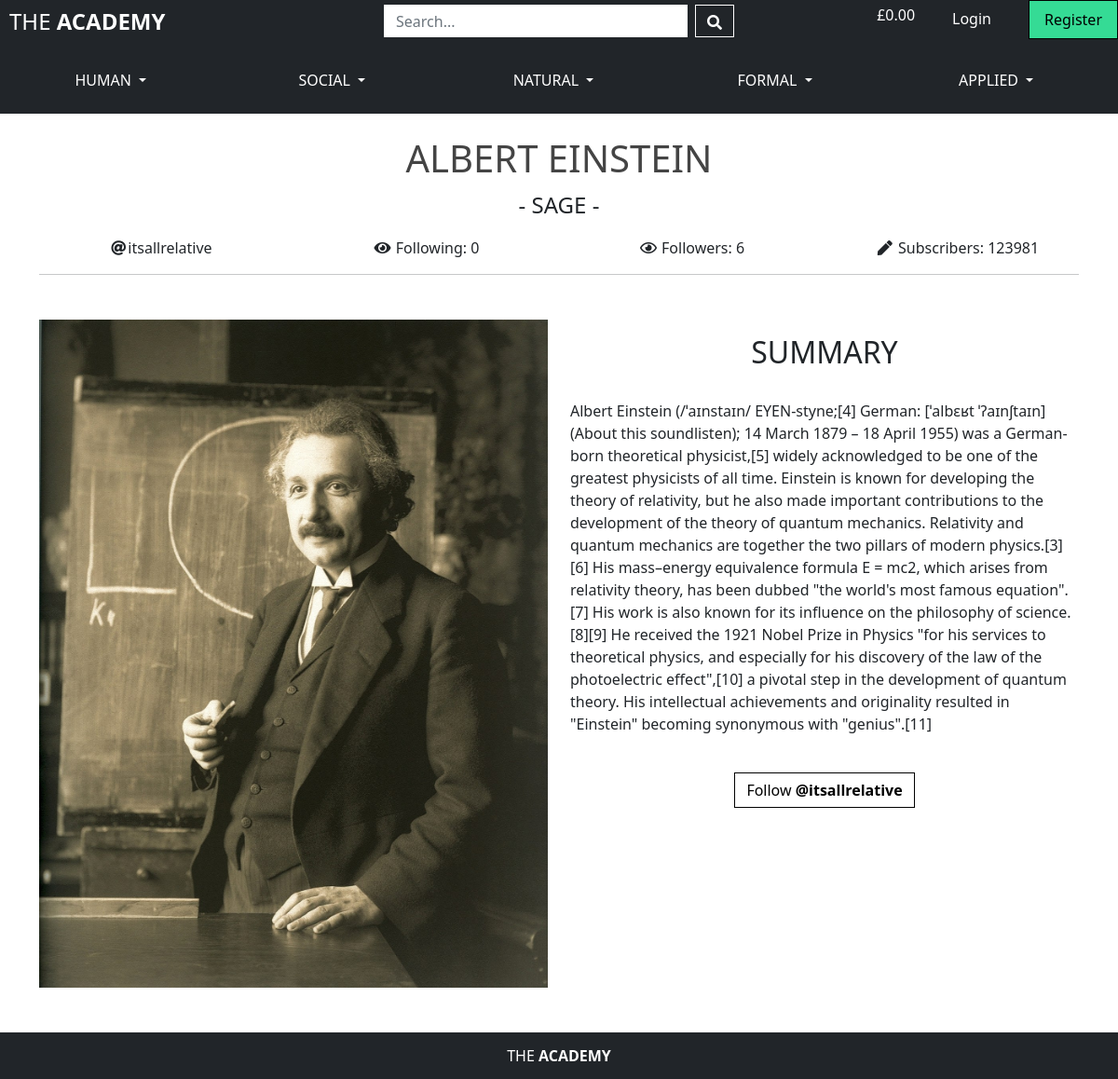
The page /academics/1 on the database its author committed.
### academics/models.py (models this page shows, shortened)
class Academic(models.Model):
    user = models.OneToOneField(User, on_delete=models.CASCADE,
                                related_name='academic')
    name = models.CharField(max_length=70)
    username = models.CharField(max_length=15)  # to delete?
    default_email = models.EmailField(max_length=254, blank=True)
    default_phone_number = models.CharField(max_length=20, blank=True)
    default_street_address1 = models.CharField(max_length=80, blank=True)
    default_street_address2 = models.CharField(max_length=80, blank=True)
    default_town_or_city = models.CharField(max_length=40, blank=True)
    default_county = models.CharField(max_length=80, blank=True)
    default_postcode = models.CharField(max_length=20, blank=True)
    default_country = CountryField(blank_label='Country', blank=True)
    about = models.TextField()
    level = models.DecimalField(max_digits=4, decimal_places=1, null=True, blank=True)
    image = models.ImageField(blank=True)
    following = models.ManyToManyField('self', symmetrical=False, blank=True)
    subscribers = models.DecimalField(max_digits=9, decimal_places=0, null=True, blank=True)
    class Meta:
        ordering = ['name']

### academics/views.py (the view)
# urls.py: path('<academic_id>', views.academic_profile, name='academic_profile'),
def academic_profile(request, academic_id):
    academic = get_object_or_404(Academic, pk=academic_id)
    if request.method == 'POST':
        form = AcademicProfileForm(request.POST, instance=academic)
        if form.is_valid():
            form.save()
            messages.success(request, f'Profile updated, {academic.name}')
        else:
            messages.error(request, 'Profile not updated. Please check form!')
    else:
        form = AcademicProfileForm(instance=academic)
    followers = academic.academic_set.all().count()
    form = AcademicProfileForm(instance=academic)
    orders = academic.orders.all()
    context = {
        'academic': academic,
        'followers': followers,
        'form': form,
        'orders': orders,
        'on_profile': True,
    }
    return render(request, 'academics/academic_profile.html', context)

### bag/contexts.py (called while the page is built, shortened)
def bag_contents(request):
    bag_articles = []
    bag_subscriptions = []
    bag_total = 0
    article_count = 0
    subscription_count = 0
    bag = request.session.get('bag', {})
    context = {
        'bag_articles': bag_articles,
        'bag_subscriptions': bag_subscriptions,
        'bag_total': bag_total,
        'article_count': article_count,
        'subscription_count': subscription_count,
    }
    return context

### academics/templates/academics/academic_profile.html (shortened to what this page needs)
{% extends "base.html" %}
{% load static %}
{% block page_header %}
<div class="container">
    <div class="row">
        <h1 id="header" class="center uppercase mt-4">{{ academic.name }}</h1>
        <p class="fs-4 center">
            {% if academic.level >= 80 %}
                <span>- SAGE -</span>
            {% elif academic.level < 80 and academic.level >= 60 %}
                <span>- SAVANT -</span>
            {% elif academic.level < 60 and academic.level >= 40 %}
                <span>- PROFESSOR -</span>
            {% elif academic.level < 40 and academic.level >= 20 %}
                <span>- ACADEMIC -</span>
            {% elif academic.level < 20 %}
                <span>- STUDENT -</span>
            {% endif %}
        </p>
    </div>
    <div class="row">
        <div class="col-3">
            <p class="center"><i class="fas fa-at fa-fw"></i>{{ academic.username }}</p>
        </div>
        <div class="col-3">
            <p class="center"><i class="fas fa-eye fa-fw"></i> Following: {{ academic.following.all.count }}</p>
        </div>
        <div class="col-3">
            <p class="center"><i class="far fa-eye fa-fw"></i> Followers: {{ followers }}</p>
        </div>
        <div class="col-3">
            <p class="center"> <i class="fas fa-pen fa-fw"></i> Subscribers: {{ academic.subscribers }}</p>
        </div>
    </div>
    <hr class="py-0 my-0">
</div>
{% endblock %}
{% block content %}
    <div id="main-content" class="container">
        <div class="row">
            <div class="col-6 my-5">
                <a href="{{ academic.image.url }}" target="_blank">
                    <img class="article-image" src="{{ academic.image.url }}"  alt="{{ academic.name }}">
                </a>
            </div>
            <div class="col-6">
                <div class="row">
                    <h2 class="center mt-3 pt-5">SUMMARY</h2>
                </div>
                <div class="row">
                    <p class="mt-4">{{ academic.about }}</p>
                </div>
                <div class="row">
                    <div class="col center">
                        <a id="follow-button" href="#" class="btn text mt-4">Follow <strong>@{{ academic.username }}</strong></a>
                    </div>
                </div>
            </div>
        </div>
    </div>
{% endblock %}

### static/css/base.css (style rules this page uses)
html { font-family: Montserrat, sans-serif; font-size: 16px; }
.center { text-align: center; }
.uppercase { text-transform: uppercase; }
#header { color: #444444; }
#main-content { min-height: 750px; }
.article-image { max-width: 100%; }
#follow-button { background-color: white; color: black; border: 1px solid black; border-radius: 0px; }

### rows shown on the page
Academic: name "ALBERT EINSTEIN", username "itsallrelative", following.all.count "0", subscribers "123981", image (picture), about "Albert Einstein (/ˈaɪnstaɪn/ EYEN-styne;[4] German: [ˈalbɛʁt ˈʔaɪnʃtaɪn] (About this soundlisten); 14 March 1879 – 18 April 1955) was a German-born theoretical physicist,[5] widely acknowledged to be one of the greatest physicists of all time. Einstein is known for developing the theory of relativity, but he also made important contributions to the development of the theory of quantum mechanics. Relativity and quantum mechanics are together the two pillars of modern physics.[3][6] His mass–energy equivalence formula E = mc2, which arises from relativity theory, has been dubbed \"the world's most famous equation\".[7] His work is also known for its influence on the philosophy of science.[8][9]…"

### other values the page prints
{{ followers }} "6"
